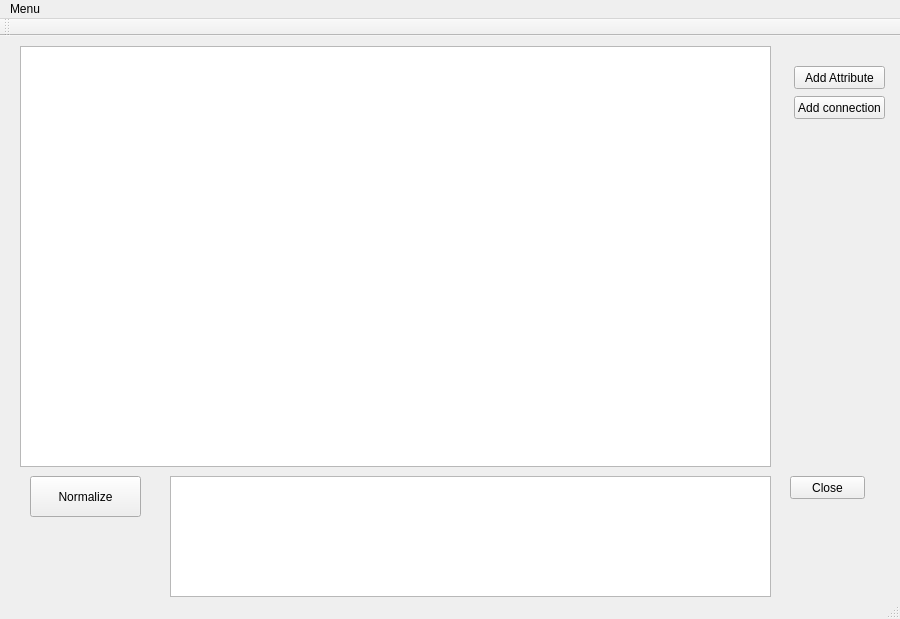
<?xml version="1.0" encoding="UTF-8"?>
<ui version="4.0">
 <class>MainWindow</class>
 <widget class="QMainWindow" name="MainWindow">
  <property name="geometry">
   <rect>
    <x>0</x>
    <y>0</y>
    <width>900</width>
    <height>619</height>
   </rect>
  </property>
  <property name="windowTitle">
   <string>MainWindow</string>
  </property>
  <widget class="QWidget" name="centralWidget">
   <widget class="QPushButton" name="addAttrButton">
    <property name="geometry">
     <rect>
      <x>794</x>
      <y>30</y>
      <width>91</width>
      <height>23</height>
     </rect>
    </property>
    <property name="text">
     <string>Add Attribute</string>
    </property>
   </widget>
   <widget class="QPushButton" name="addConButton">
    <property name="geometry">
     <rect>
      <x>794</x>
      <y>60</y>
      <width>91</width>
      <height>23</height>
     </rect>
    </property>
    <property name="text">
     <string>Add connection</string>
    </property>
   </widget>
   <widget class="QPushButton" name="normButton">
    <property name="geometry">
     <rect>
      <x>30</x>
      <y>440</y>
      <width>111</width>
      <height>41</height>
     </rect>
    </property>
    <property name="text">
     <string>Normalize</string>
    </property>
   </widget>
   <widget class="QPushButton" name="pushButton">
    <property name="geometry">
     <rect>
      <x>790</x>
      <y>440</y>
      <width>75</width>
      <height>23</height>
     </rect>
    </property>
    <property name="text">
     <string>Close</string>
    </property>
   </widget>
   <widget class="QTextEdit" name="textEdit">
    <property name="geometry">
     <rect>
      <x>170</x>
      <y>440</y>
      <width>601</width>
      <height>121</height>
     </rect>
    </property>
   </widget>
   <widget class="QGraphicsView" name="graphicsView">
    <property name="geometry">
     <rect>
      <x>20</x>
      <y>10</y>
      <width>751</width>
      <height>421</height>
     </rect>
    </property>
   </widget>
  </widget>
  <widget class="QMenuBar" name="menuBar">
   <property name="geometry">
    <rect>
     <x>0</x>
     <y>0</y>
     <width>900</width>
     <height>21</height>
    </rect>
   </property>
   <widget class="QMenu" name="menuMenu">
    <property name="title">
     <string>Menu</string>
    </property>
    <addaction name="actionOpen_File"/>
    <addaction name="actionSave_File"/>
    <addaction name="actionSave_ass"/>
    <addaction name="actionAbout"/>
    <addaction name="actionExit"/>
   </widget>
   <addaction name="menuMenu"/>
  </widget>
  <widget class="QToolBar" name="mainToolBar">
   <attribute name="toolBarArea">
    <enum>TopToolBarArea</enum>
   </attribute>
   <attribute name="toolBarBreak">
    <bool>false</bool>
   </attribute>
  </widget>
  <widget class="QStatusBar" name="statusBar"/>
  <action name="actionSave_File">
   <property name="text">
    <string>Save File ..</string>
   </property>
  </action>
  <action name="actionOpen_File">
   <property name="text">
    <string>Open File</string>
   </property>
  </action>
  <action name="actionAbout">
   <property name="text">
    <string>About</string>
   </property>
  </action>
  <action name="actionExit">
   <property name="text">
    <string>Exit</string>
   </property>
  </action>
  <action name="actionSave_ass">
   <property name="text">
    <string>Save ass..</string>
   </property>
  </action>
 </widget>
 <layoutdefault spacing="6" margin="11"/>
 <resources/>
 <connections/>
</ui>
